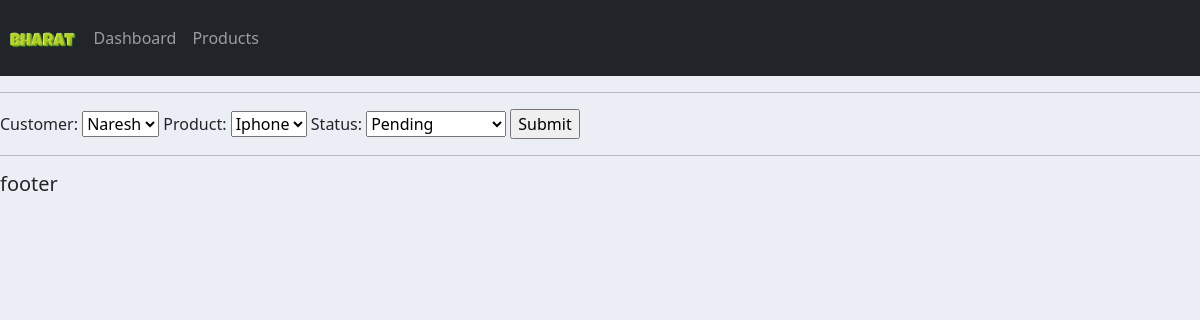
The page /update_order/1/ on the database its author committed.
### reliance/models.py (models this page shows)
class Order(models.Model):
    STATUS=(
        ('Pending','Pending'),
        ('Out for delivery','Out for delivery'),
        ('Delivered','Delivered')
    )
    customer=models.ForeignKey(Customer,null=True,on_delete=models.SET_NULL)
    product=models.ForeignKey(Product,null=True,on_delete=models.SET_NULL)
    date_created=models.DateTimeField(auto_now_add=True,null=True)
    status=models.CharField(max_length=100,choices=STATUS)

### reliance/views.py (the view)
# urls.py: path('update_order/<str:pk>/',views.updateOrder,name='update_order')
def updateOrder(request,pk):
    order=Order.objects.get(id=pk)
    form=OrderForm(instance=order)
    if request.method=='POST':
        form=OrderForm(request.POST,instance=order)
        if form.is_valid():
            form.save()
            return redirect('/home')
    context={'form':form}
    return render(request,'accounts/order_form.html',context)

### reliance/forms.py
class OrderForm(ModelForm):
    class Meta:
        model=Order
        fields='__all__'

### reliance/models.py (called while the page is built)
    def __str__(self):
        return self.name

    def __str__(self):
        return self.name

### reliance/templates/accounts/order_form.html (shortened to what this page needs)
{% extends 'accounts/main.html' %}
{% load static %}
{% block content %}
<hr>
<form action="" method="POST">
    {{form}}
    <input type="submit" name="submit">
</form>
{% endblock %}

### static/css/main.css (style rules this page uses)
body { background-color: #ebeff5; }

### rows shown on the page
Order: customer "Naresh", product "Iphone", status "Pending"
